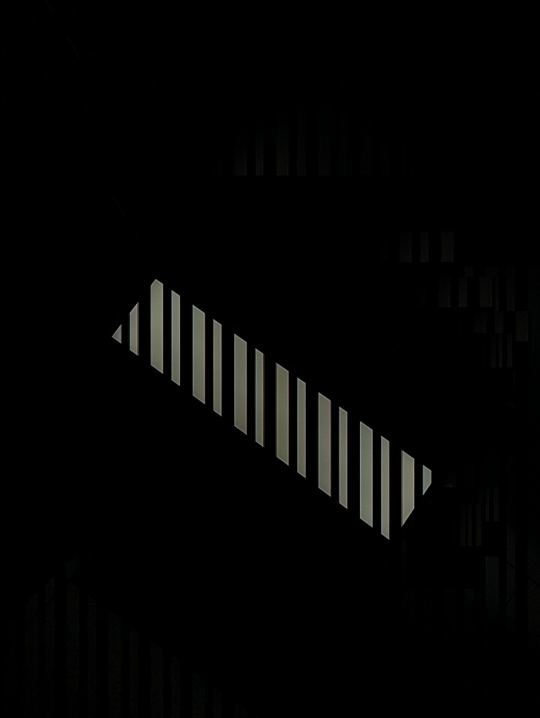
#> input picture ban_on_dinh/led_image/Led_long_cheo2.jpg, 1080 x 1435 px, found by its file name (shown at 1/2 size)
$ python 'test_3&4_RoI.py'
#> lines starting #> are read from the running program, lines starting #| are printed output that depends on the picture; after the words box and inside, x2 and y2 are one past the last pixel; in counts of white or black regions, pixels touching at a corner belong together
#> further down, img is the input picture: shape (1435, 1080, 3); mean B, G, R 3.7, 4.2, 4.1
import cv2
import numpy as np
import matplotlib.pyplot as plt
from scipy.optimize import curve_fit
import math
import time
from PIL import Image
import imutils

array2 = [[0]]
# aa = 0

def process_frame(img):

    start_time_total = time.time()
    # img = cv2.rotate(img, cv2.ROTATE_90_COUNTERCLOCKWISE)
    img = cv2.rotate(img, cv2.ROTATE_180)
    # img = img

    height = img.shape[0]
    width = img.shape[1]
    print("height, width", height, width)
    # print(f'img value:{img[0:50]}')
    # img = cv2.resize(img, (700,500))
    # img = np.array(new_im)

    frame = cv2.cvtColor(img, cv2.COLOR_BGR2GRAY) #
    blurred = cv2.blur(frame, (5, 5), 0)
    select = frame[frame > 5]
    print(f"{select[:]}")
    avgValue = np.mean(select)
    print(f"avg pixel value: {avgValue}")


    # height = frame.shape[0]
    # width = frame.shape[1]
    # print("height, width", height, width)

    ret, frame0 = cv2.threshold(blurred, avgValue, 255, cv2.THRESH_BINARY)
    # ret, frame0 = cv2.threshold(blurred, 150, 255, cv2.THRESH_BINARY)
    # ret, frame0 = cv2.threshold(blurred, 0, 255, cv2.THRESH_BINARY + cv2.THRESH_OTSU)
    print(f'ret:{ret}')
    contours, hierarchy = cv2.findContours(frame0, cv2.RETR_TREE, cv2.CHAIN_APPROX_SIMPLE)

    print("len contours: ", len(contours))
    if len(contours) > 0 and len(contours)<=70:
        contours = contours
    if len(contours) > 70 and len(contours)<90:
        contours = contours[0:(len(contours)-20)]
    if len(contours) >= 90 and len(contours)<100:
        contours = contours[0:len(contours):2]
    if len(contours) >= 100 and len(contours)<150:
        contours = contours[0:len(contours):5]
    if len(contours) >= 150 and len(contours)<200:
        contours = contours[0:len(contours):7]
    if len(contours) >= 200 and len(contours)<300:
        contours = contours[0:len(contours):9]

    # print("lennnnnnn6",len(contours))

    def before_sort_contour(contours_before):
        print("len contours: ", len(contours_before))
        before_mass_centres_x = []
        before_mass_centres_y = []
        # before_top = []
        # before_bot = []
        before_height = []

        for i in range(0, len(contours_before)):
            M = cv2.moments(contours_before[i], 0)
            if M["m00"] != 0:
                before_mass_centres_x.append(int(M['m10']/M['m00']))
                before_mass_centres_y.append(int(M['m01']/M['m00']))
            else:
                before_mass_centres_x.append(int(0))
                before_mass_centres_y.append(int(0))

        for i in range(0, len(contours_before)):
            before_x,before_y,before_w,before_h = cv2.boundingRect(contours_before[i])
            cv2.rectangle(img,(before_x,before_y),(before_x + before_w,before_y + before_h),(0,0,255),2)

            # before_top.append(int(before_y))
            # before_bot.append(int(before_y + before_h))
            before_height.append(int(before_h))

        sort_height = sorted(before_height, reverse=True)
        print(f"height: {sort_height[:]}")
        Npixel = int(sort_height[0]/3 )

        return Npixel

    def sorted_contours(final_contours):
        mass_centres_x = []
        mass_centres_y = []
        top = []
        bot = []

        for i in range(2, len(final_contours)-2):
            M = cv2.moments(final_contours[i], 0)
            if M["m00"] != 0:
                mass_centres_x.append(int(M['m10']/M['m00']))
                mass_centres_y.append(int(M['m01']/M['m00']))
            else:
                mass_centres_x.append(int(0))
                mass_centres_y.append(int(0))

        for i in range(2, len(final_contours)-2):
            x,y,w,h = cv2.boundingRect(final_contours[i])
            # cv2.rectangle(img,(x,y),(x+w,y+h),(0,0,255),2)
            # cv2.drawContours(img, final_contours[:], -1, (0,255,0), 2)
            top.append(int(y))
            bot.append(int(y+h))
        return top, bot, mass_centres_x, mass_centres_y

    Npixel = before_sort_contour(contours)
    sortedContours = []
    print(f'Npixel:{Npixel}')


    for i in range(0, len(contours)):
        if cv2.contourArea(contours[i]) > 10*Npixel:
            sortedContours.append(contours[i])
        else:
            pass

    final_contourArea = []
    for i in range(0, len(sortedContours)):
        final_contourArea.append(cv2.contourArea(sortedContours[i]))

    # print(f'contourArea_sort:{final_contourArea[:]}')
    top, bot, mass_centres_x, mass_centres_y = sorted_contours(sortedContours)


    print(f'top:{top} \nbot:{bot} \nx_centers: {mass_centres_x} \ny_centers: {mass_centres_y}\n')

    # [5 lines of commented-out code are left out]

    if len(contours) == 0 or len(contours) > 70:
        pass
    else:
        if len(mass_centres_x) == 0:
            mass_centres_x = np.zeros(5, dtype=int)
        if len(mass_centres_y) == 0:
            mass_centres_y = np.zeros(5, dtype=int)
        if len(top) == 0:
            top = np.zeros(5, dtype=int)
        if len(bot) == 0:
            bot = np.zeros(5, dtype=int)

        # [4 lines of commented-out code are left out]

        a, b, c, d, time_checkRoI = findRoi(mass_centres_x,mass_centres_y, top, bot, Npixel)
        # print(f"value a[1] and a[3], sub a[1] and a[3]: {a[1]} and {a[3]} and sub:{abs(a[1] - a[3])}")
        if a[0] == a[1] == a[2] == a[3] ==0 or abs(a[1]-a[3]>=324) or a[1] == 324 or a[3] == 324:
            a = [0,0,0,103]
        if b[0] == b[1] == b[2] == b[3] ==0 or abs(b[1]-b[3]>=324) or b[1] == 324 or b[3] == 324:
            b = [0,0,0,103]
        if c[0] == c[1] == c[2] == c[3] ==0 or abs(c[1]-c[3]>=324) or c[1] == 324 or c[3] == 324:
            c = [0,0,0,103]
        if d[0] == d[1] == d[2] == d[3] ==0 or abs(d[1]-d[3]>=324) or d[1] == 324 or d[3] == 324:
            d = [0,0,0,103]
        print(f"roi1: {a}, roi2: {b}, roi3: {c}, roi4: {d}")

        text1 = 'RoI1'
        text2 = 'RoI2'
        text3 = 'RoI3'
        text4 = 'RoI4'
        x = width

        frame2, time_veRoi1 = drawRoi(img, text1, a, x)
        frame2, time_veRoi2 = drawRoi(img, text2, b, x)
        frame2, time_veRoi3 = drawRoi(img, text3, c, x)
        frame2, time_veRoi4 = drawRoi(img, text4, d, x)

        frame2 = img

    #-----------------------------------------------------------------------------

        # frame = img
        array = a
        array_0 = b
        array_1 = c
        array_2 = d

        a0,b0,c0,d0, time_xuLyLine1 = preProcess(frame, array, Npixel)
        # a0_0,b0_0,c0_0,d0_0, time_xuLyLine2 = preProcess(frame, array_0, Npixel)
        # a0_1,b0_1,c0_1,d0_1, time_xuLyLine3 = preProcess(frame, array_1, Npixel)
        # a0_2,b0_2,c0_2,d0_2, time_xuLyLine4 = preProcess(frame, array_2, Npixel)

        values_y = c0
        # values_y_0 = c0_0
        # values_y_1 = c0_1
        # values_y_2 = c0_2

        row = 100
        threshold_code = [0,1,1,1,0,0,1,0,0,1]
        input_var = 4

        a00, a1, a2, a3, a9, time_xuLy_y1 = processBin(array2, values_y, row, threshold_code, input_var)
        # a00_0, a1_0, a2_0, a3_0, a9_0, time_xuLy_y2= processBin(array2, values_y_0, row, threshold_code, input_var)
        # a00_1, a1_1, a2_1, a3_1, a9_1, time_xuLy_y3 = processBin(array2, values_y_1, row, threshold_code, input_var)
        # a00_2, a1_2, a2_2, a3_2, a9_2, time_xuLy_y4 = processBin(array2, values_y_2, row, threshold_code, input_var)

        print("data 1", a9)
        # print("data 2", a9_0)
        # print("data 3", a9_1)
        # print("data 4", a9_2)

        frame2 = cv2.resize(frame2,(1080,720))
        # height, width, channels = frame2.shape
        # print(f"height, width:{height, width}")
        font = cv2.FONT_HERSHEY_SIMPLEX
        end_time_total = time.time()
        total_time_00 = end_time_total - start_time_total

        # total_time_01 = time_checkRoI + time_veRoi1 + time_veRoi2 + time_veRoi3 + time_veRoi4 + time_xuLyLine1 + time_xuLyLine2 +time_xuLyLine3 + time_xuLyLine4 + time_xuLy_y1 + time_xuLy_y2 + time_xuLy_y3 + time_xuLy_y4
        cv2.imshow("Frame2", frame2)
        cv2.waitKey(0)
        cv2.destroyAllWindows()
    # return a9, a9_0, a9_1, a9_2
    return a9

def before_process_frame(img):
    img1 = imutils.rotate(img, -90)
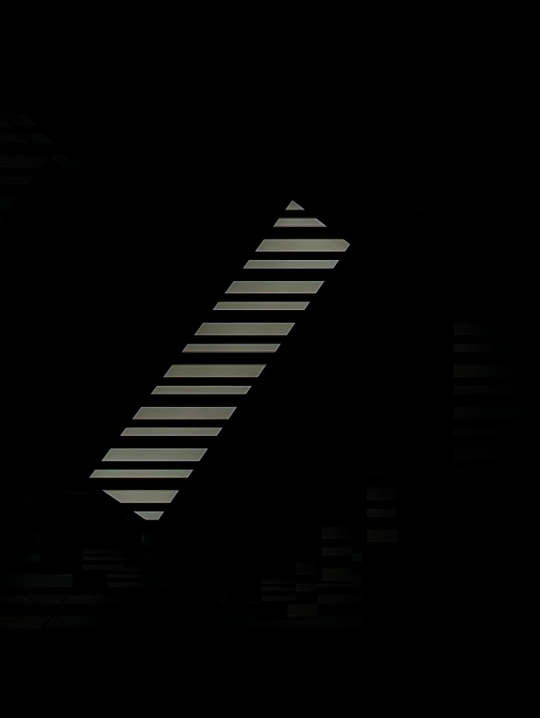
#> img1: shape (1435, 1080, 3) (shown at 1/2 size); mean B, G, R 3.6, 4.1, 4
    # plt.imshow(img1)
    # plt.show()

    image = img1
    gray = cv2.cvtColor(image, cv2.COLOR_BGR2GRAY)
# convert to binary image by thresholding it
    ret, thresh = cv2.threshold(gray, 0, 255, cv2.THRESH_BINARY_INV +
                        cv2.THRESH_OTSU)
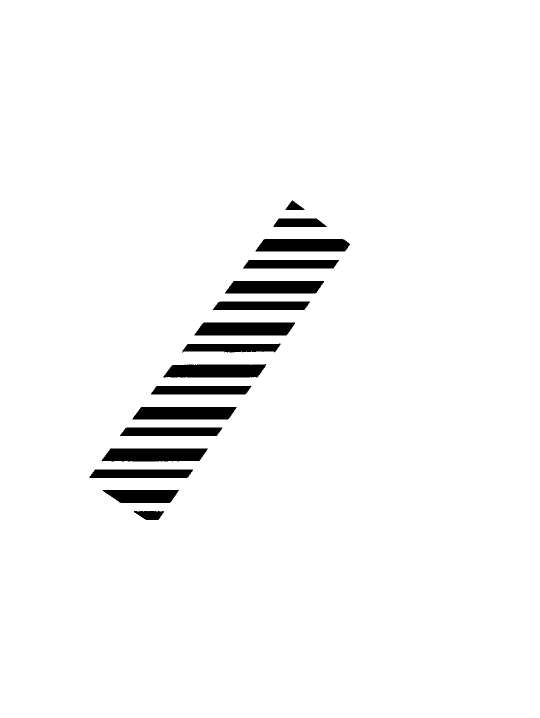
#> thresh: shape (1435, 1080) (shown at 1/2 size); 96.6% white; 16 black regions, largest, box (x1, y1, x2, y2) and area: (203, 897, 416, 923) 4980, (327, 728, 532, 755) 4847, (389, 645, 590, 671) 4812
#> ret = 53
# show thresholded image
    # plt.imshow(thresh)
    # plt.show()

# crop 20% of the image from top and bottom
    y = int(image.shape[0] * 0.2)
    x = int(image.shape[1] * 0)
    crop_img = thresh[y:image.shape[0] - y, x:image.shape[1] - x]
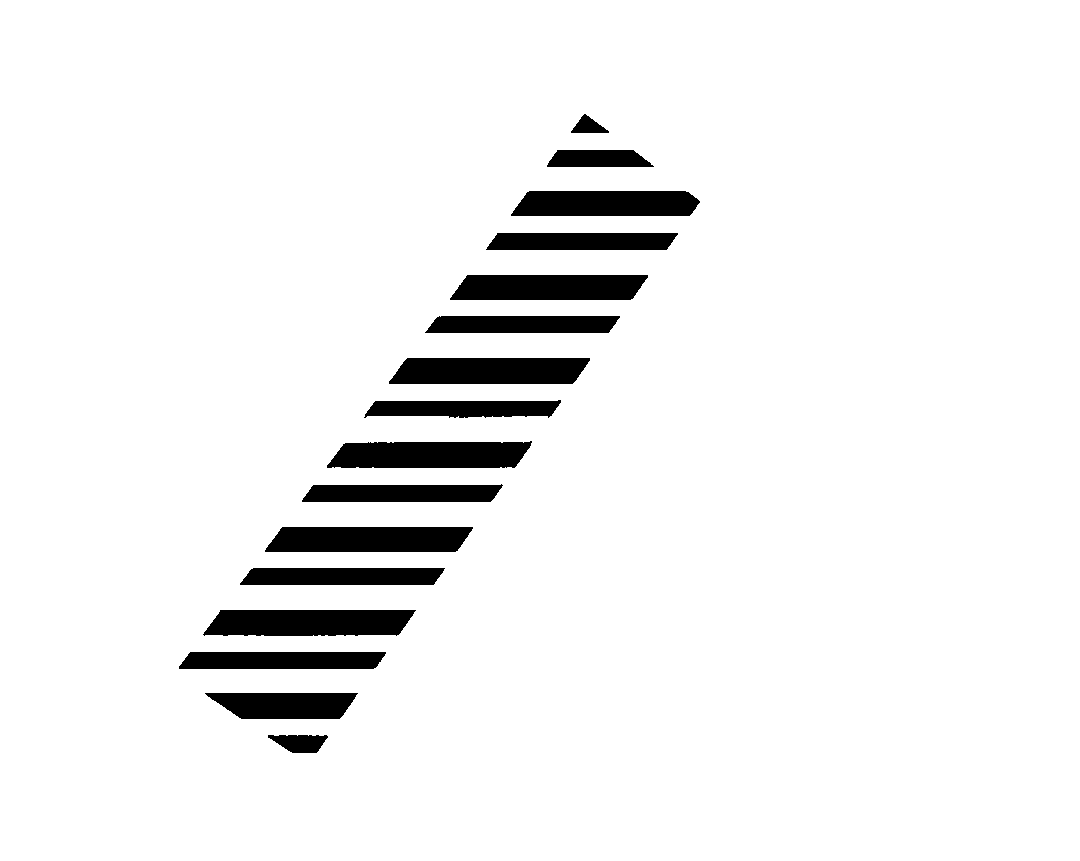
#> crop_img: shape (861, 1080); 94.3% white; 16 black regions, largest, box (x1, y1, x2, y2) and area: (203, 610, 416, 636) 4980, (327, 441, 532, 468) 4847, (389, 358, 590, 384) 4812
    # show cropped image
    # plt.imshow(crop_img)
    # plt.show()

    #find edges in the image using canny edge detection method
    edges = cv2.Canny(crop_img, 20, 10)
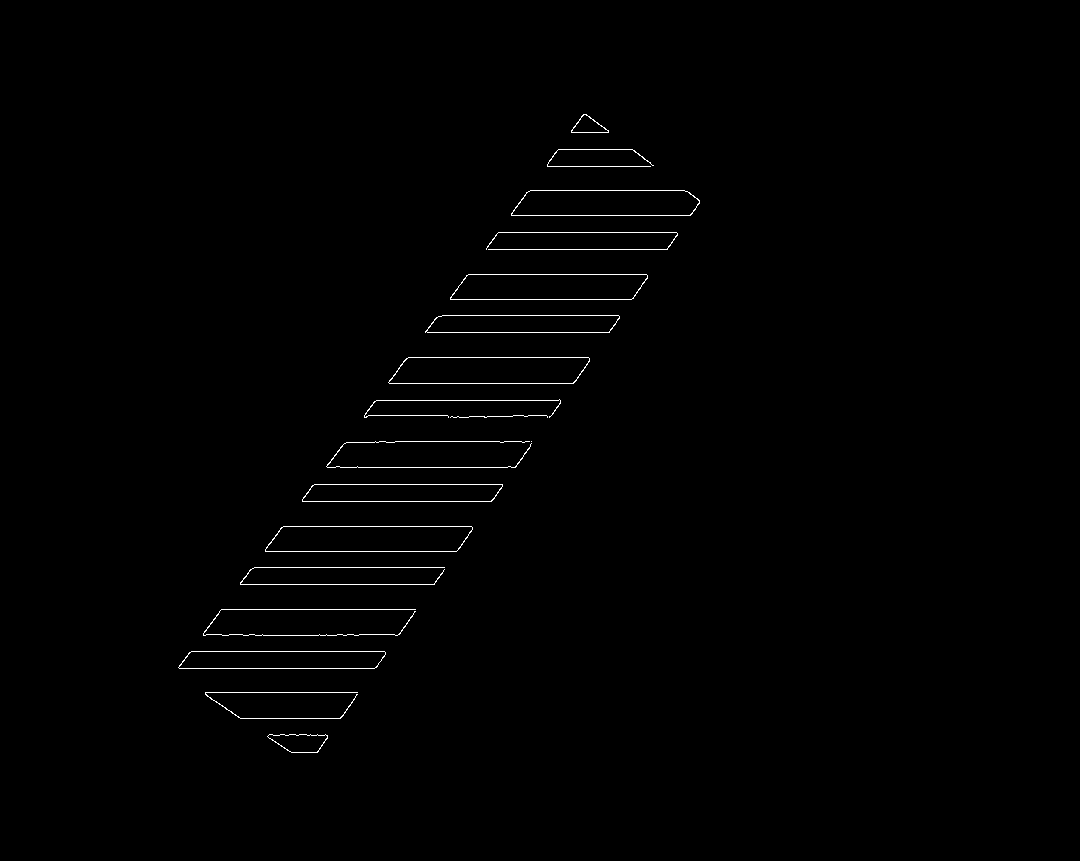
#> edges: shape (861, 1080); 0.64% white in thin lines or dots, all inside (x1, y1, x2, y2) = (178, 114, 700, 753)
    # show result
    # plt.imshow(edges)
    # plt.show()

    # find lines in the image using hough transform technique
    lines = cv2.HoughLinesP(edges, 1, np.pi/180, 30, maxLineGap=100)
#> lines = 43 rows, first 6: [389, 383, 573, 383], [302, 501, 491, 501], [240, 584, 434, 584], [442, 315, 618, 315], [376, 400, 560, 400], [179, 668, 374, 668]
    # draw lines on the image
    for line in lines:
        x1, y1, x2, y2 = line[0]
        cv2.line(crop_img, (x1, y1), (x2, y2), (255, 0, 0), 3)
#> this loop made 43 passes
#> (the rest of the program and of its run is left out)
